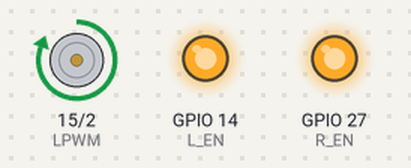
Bench run of a sketch on a simulated ESP32. Parts: motor-driver pin pairs drawn as motors (green arrow = first pin HIGH = forward, orange = second pin HIGH = backward, longer = more drive), output pins drawn as LEDs (lit = HIGH).

Above: at 1.5 s.
Timing chart, 0 to 17.2 s (numbered marks = the images above):
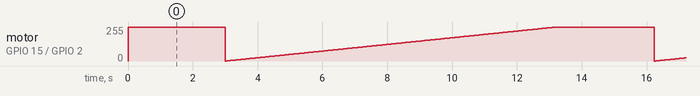

Measured:
- by itself, motor on GPIO 15 (LPWM) / GPIO 2 (RPWM): ramps from stopped to forward 255/255 and jumps back, once every 13.2 s

The sketch:

motor-iddle.ino
```cpp
#define RPWM 2
#define LPWM 15
#define R_EN 27
#define L_EN 14

void setup() {
  pinMode(RPWM, OUTPUT);
  pinMode(LPWM, OUTPUT);
  pinMode(R_EN, OUTPUT);
  pinMode(L_EN, OUTPUT);

  digitalWrite(R_EN, HIGH);
  digitalWrite(L_EN, HIGH);
}

void loop() {
  analogWrite(RPWM, 0);
  analogWrite(LPWM, 255);

  delay(3000);

  analogWrite(RPWM, 0);
  analogWrite(LPWM, 0);

  analogWrite(RPWM, 255);
  analogWrite(LPWM, 0);

  for(int speed = 0; speed <= 255; speed++){
    analogWrite(RPWM, 0);
    analogWrite(LPWM, speed);
    delay(40);
  }

  for(int speed = 255; speed <= 0; speed--){
    analogWrite(RPWM, 0);
    analogWrite(LPWM, speed);
    delay(40);
  }

  analogWrite(RPWM, 0);
  analogWrite(LPWM, 0);
}
```
